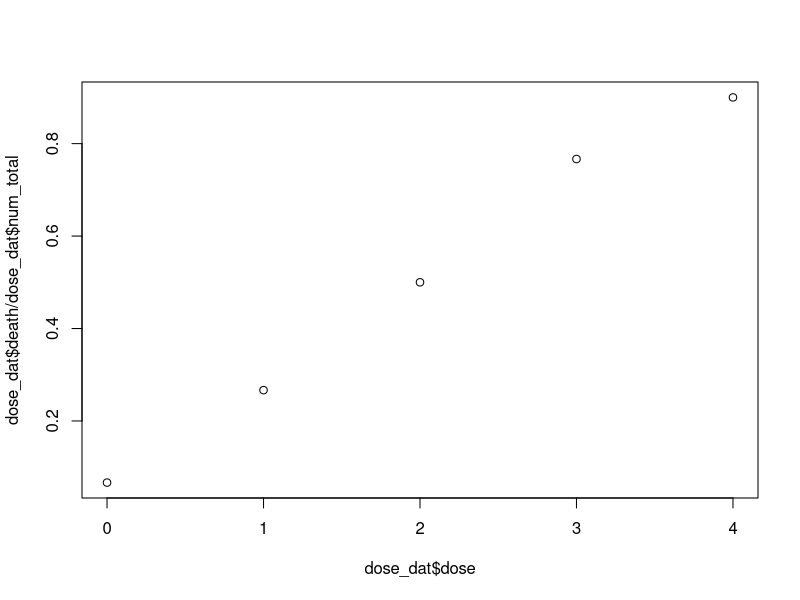

Write R code to recreate this figure.
## ---- chunk 1
knitr::opts_chunk$set(echo = TRUE)
library(tidyverse)
## ---- chunk 2
### Import Data
dose_dat <- tibble(
  dose = c(0, 1, 2, 3, 4),
  death = c(2, 8, 15, 23, 27),
  num_total = c(30, 30, 30, 30, 30)
) 

### Data Preparation
resp <- cbind(dose_dat$death, dose_dat$num_total-dose_dat$death)
## ---- chunk 3
## Logit Model
### Summary Statistics
logit_dose_mod <- glm(resp~dose, family = binomial(link='logit'), data = dose_dat)
summary(logit_dose_mod)
plot(dose_dat$dose,dose_dat$death/dose_dat$num_total)

### CI for Beta
vcov(logit_dose_mod)
beta_logit <- logit_dose_mod$coefficients[2]
se_logit <- sqrt(vcov(logit_dose_mod)[2,2])
CI_logit_high <- beta_logit+c(-qnorm(0.025))*se_logit
CI_logit_low <- beta_logit+c(qnorm(0.025))*se_logit

### Deviance 
dev_logit <- sum(residuals(logit_dose_mod,type='deviance')^2)

### Probability of Death Given Dose = 0.01
p_hat_logit = predict(logit_dose_mod, data.frame(dose= 0.01), se.fit=TRUE, type = 'response')
p_logit = p_hat_logit[[1]]
## ---- chunk 4
## Probit Model
### Summary Statistics
probit_dose_mod <- glm(resp~dose, family=binomial(link='probit'), data = dose_dat)
summary(probit_dose_mod)

### CI for Beta
vcov(probit_dose_mod)
beta_probit <- probit_dose_mod$coefficients[2]
se_probit <- sqrt(vcov(probit_dose_mod)[2,2])
CI_probit_high <- beta_probit + c(-qnorm(0.025))*se_probit
CI_probit_low <- beta_probit + c(qnorm(0.025))*se_probit

### Deviance 
dev_probit <- sum(residuals(probit_dose_mod,type='deviance')^2)

### Probability of Death Given Dose = 0.01
p_hat_probit = predict(probit_dose_mod, data.frame(dose= 0.01), se.fit=TRUE, type = 'response')
p_probit = p_hat_probit[[1]]
## ---- chunk 5
### C-log-log Model
clog_dose_mod <- glm(resp~dose, family=binomial(link='cloglog'), data = dose_dat)
summary(clog_dose_mod)

### CI for Beta
vcov(clog_dose_mod)
beta_clog <- clog_dose_mod$coefficients[2]
se_clog <- sqrt(vcov(clog_dose_mod)[2,2])
CI_clog_high <- beta_clog + c(-qnorm(0.025))*se_clog
CI_clog_low <- beta_clog + c(qnorm(0.025))*se_clog

### Deviance 
dev_clog <- sum(residuals(clog_dose_mod,type='deviance')^2)
dev_clog

### Probability of Death Given Dose = 0.01
p_hat_clog = predict(clog_dose_mod, data.frame(dose= 0.01), se.fit=TRUE, type = 'response')
p_clog = p_hat_clog[[1]]
## ---- chunk 6
logit_table <- cbind(beta_logit, CI_logit_low, CI_logit_high, dev_logit, p_logit)
probit_table <- cbind(beta_probit, CI_probit_low, CI_probit_high, dev_probit, p_probit)
clog_table <- cbind(beta_clog, CI_clog_low, CI_clog_high, dev_clog, p_clog)

total_dose_table <- rbind(logit_table, probit_table, clog_table)
knitr::kable(total_dose_table, col.names = c("Estimate of Beta", "Low CI for Beta", "High CI for Beta", "Deviance", "Probability of Death Given Dose = 0.01"), digits = 4)
